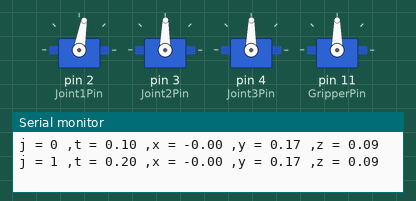
Recording of a sketch running on a simulated Arduino Uno, built with avr-gcc and run on an emulated ATmega328P. Parts: 4 × servo, the last lines printed to the serial monitor.

Above: at 0.21 s.
At 3.88 s:
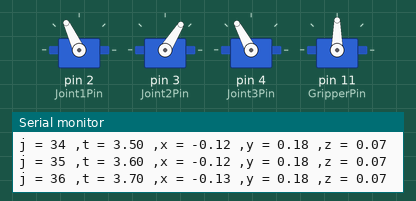
At 17.92 s:
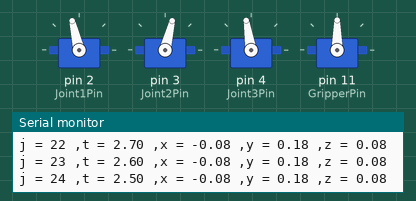
At 35.7 s:
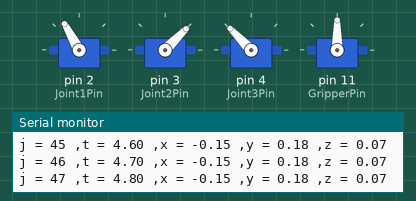
Timing chart, 0 to 37.2 s (numbered marks = the images above):
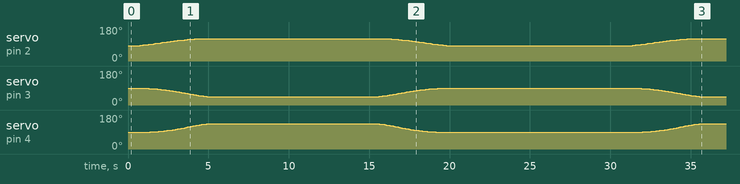

The sketch:

system.ino
```cpp
#include <Servo.h>
#include <math.h>
// Arm Servo pins
#define Joint1Pin 2
#define Joint2Pin 3
#define Joint3Pin 4
#define GripperPin 11
// Control pins
int Joint1ControlPin = A1;
int Joint2ControlPin = A2;
int Joint3ControlPin = A3;

// Control values
int Joint1Control = 512; // middle value between 0 and 1024
int Joint2Control = 512; // middle value between 0 and 1024
int Joint3Control = 512; // middle value between 0 and 1024
// Servo Objects
Servo Joint1;
Servo Joint2;
Servo Joint3;
Servo Gripper;
// Starting gripper position based on figure 6
float x = 0;         // Choose x position
float y = 0.17;      // Choose y position
float z = 0.093;     // Choose z position


// Variables
float L1 = 0;       // Joint 1 link length
float L2 = 0.093;   // Joint 2 link length
float L3 = 0.17;    // Joint 3 link length
float theta1[4];    // Holds two sets of two joint 1 angles
float theta2[4];    // Holds four values for the joint 2 angle
float theta3[4];    // Holds two sets of two joint 3 angles
float angles[3];    // Holds the final three joint angles to be written to the servo motors
float K;   // Used for calculating theta3
float K1;           // Used for calculating theta2
float K2;           // Used for calculating theta2
float r;            // Used for calculating theta2
float y2;           // Used for calculating theta2
float x2;           // Used for calculating theta2
float Pi = 3.14159; // Used for converting between radians and degrees
int i;              // Used in for loops
float Joint1Angle;
float Joint2Angle;
float Joint3Angle;  // Joint angles to be written to the servo motors
int count = 0;

int GripperOpen = 60; // Open gripper; Need to tune value
int GripperClose = 180; // Close gripper; Need to tune value
// Joint Angle Offsets
int Joint1Offset = -10; // Your value may be different
int Joint2Offset = 0; // Your value may be different
int Joint3Offset = 0; // Your value may be different

int j;
int a;
float t;

float x0 = 0;
float xf = -0.1515;
float y0 = 0.17;
float yf = 0.1806;
float z0 = 0.093;
float zf = 0.0658;
float tf = 5;

float xa0 = x0;
float xa1 = 0;
float xa2 = 3*(xf-x0)/(tf*tf);
float xa3 = -2*(xf-x0)/(tf*tf*tf);

float ya0 = y0;
float ya1 = 0;
float ya2 = 3*(yf-y0)/(tf*tf);
float ya3 = -2*(yf-y0)/(tf*tf*tf);

float za0 = z0;
float za1 = 0;
float za2 = 3*(zf-z0)/(tf*tf);
float za3 = -2*(zf-z0)/(tf*tf*tf);

void setup()        // For manual set up of X,Y,Z positions
{
    Serial.begin(9600);
    Joint1.attach(Joint1Pin);
    Joint2.attach(Joint2Pin);
    Joint3.attach(Joint3Pin);
    Gripper.attach(GripperPin);
}


void loop()             // For changing gripper position with the potentiometers
{
     for (a = 0; a < 2; a++)
    {
      for (j = 0; j < 50; j++)
      {
        if ( a == 0)
        {
          t = t+tf/50;
        }
        else
        {
          t = t-tf/50;
        }
        x = xa0 + xa1*t + xa2*t*t + xa3*t*t*t;
        y = ya0 + ya1*t + ya2*t*t + ya3*t*t*t;
        z = za0 + za1*t + za2*t*t + za3*t*t*t;

        Serial.print("j = ");
        Serial.print(j);
        Serial.print(" ,t = ");
        Serial.print(t);
        Serial.print(" ,x = ");
        Serial.print(x);
        Serial.print(" ,y = ");
        Serial.print(y);
        Serial.print(" ,z = ");
        Serial.print(z);
        Serial.print("\n");

        theta1[0] = atan2(y,x) - atan2(0,+1);   // Two sets of two joint 1 angles
        theta1[1] = atan2(y,x) - atan2(0,+1);
        theta1[2] = atan2(y,x) - atan2(0,-1);
        theta1[3] = atan2(y,x) - atan2(0,-1);
        K = (pow(x,2)+pow(y,2)+pow(z,2)-pow(L2,2)-pow(L3,2))/(2*L2*L3);
        K = min(1,K);   // Rounds K down to 1 in case the value of K is slightly above 1
        theta3[0] = atan2(+sqrt(1-pow(K,2)),K); // Two sets of two joint 3 angles
        theta3[1] = atan2(-sqrt(1-pow(K,2)),K);
        theta3[2] = atan2(+sqrt(1-pow(K,2)),K);
        theta3[3] = atan2(-sqrt(1-pow(K,2)),K);
        for (i = 0; i < 4; i = i + 1)           // Four joint 2 angles
        {
            K1 = z;
            K2 = x*cos(theta1[i])+y*sin(theta1[i]);
            r = sqrt(pow(K1,2)+pow(K2,2));
            y2 = L3*cos(theta3[i])+L2;
            x2 = L3*sin(theta3[i]);
            theta2[i] = atan2(y2/r,x2/r) - atan2(K2,K1);
        }
        for (i = 0; i < 4; i = i + 1)
        {
            theta1[i] = 180*theta1[i]/Pi;       // Convert to degrees from radians
            theta2[i] = 180*theta2[i]/Pi;
            theta3[i] = -180*theta3[i]/Pi;

            if ( theta1[i] < 0)
            {
                theta1[i] = theta1[i] + 360;    // Make the angles positive, in the range 0 to 360, by adding 360 degrees if negative
            }
            if ( theta2[i] < 0)
            {
                theta2[i] = theta2[i] + 360;
            }
            if ( theta3[i] < 0)
            {
                theta3[i] = theta3[i] + 360;
            }
            if ( 0 <= theta1[i] && theta1[i] < 190)         // Joint 1 can rotate roughly 190 degrees
            {
                if ( 0 <= theta2[i] && theta2[i] < 140)     // Joint 2 can rotate roughly 140 degrees
                {
                    if ( 0 <= theta3[i] && theta3[i] < 160) // Joint 3 can rotate roughly 160 degrees
                    {
                        angles[0] = theta1[i];  // If the angles are suitable for the servo motos
                        angles[1] = theta2[i];  // Store the set of three angles
                        angles[2] = theta3[i];
                    }
                }
            }
        }

        Joint1Angle = angles[0];
        Joint2Angle = angles[1];
        Joint3Angle = angles[2];
        Joint1.write(Joint1Angle+Joint1Offset);     //Write to servo motors
        Joint2.write(Joint2Angle+Joint2Offset);
        Joint3.write(180-Joint3Angle+Joint3Offset);
        delay(100);
      }
      delay(10000);
    }

}
```

Measured:
- by itself, servo on pin 4 (Joint3Pin): 89° → 90° at 0.75 s, → 91° 0.64 s later, → 92° 0.32 s later, → 93° 0.21 s later, … (99 changes in this stretch)
- by itself, servo on pin 2 (Joint1Pin): 80° → 81° at 0.43 s, → 82° 0.11 s later, → 83° 0.21 s later, → 84° 0.11 s later, … (105 changes in this stretch)
